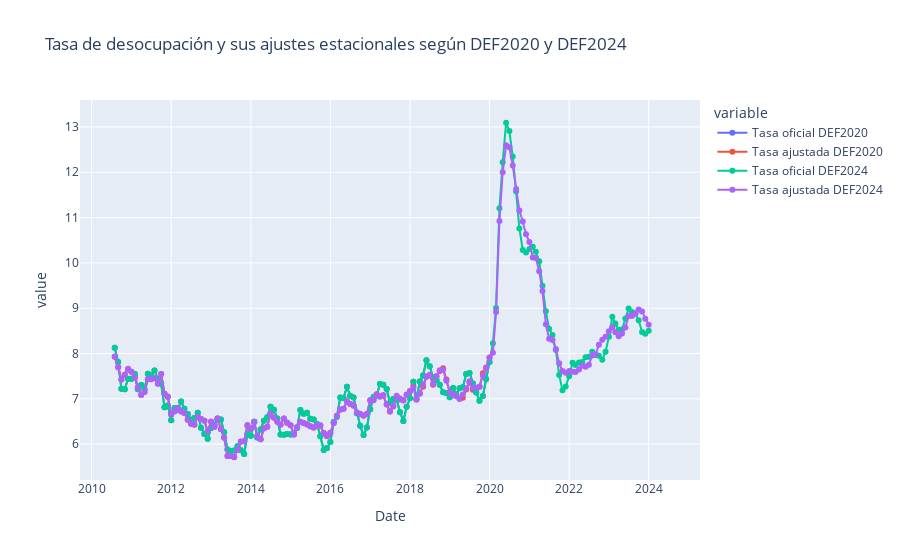

The cell this chart's notebook holds for it:
### Code cell
pdata = data.copy()
pdata.columns = pd.Index(map(str.strip, pdata.columns.get_level_values(0) + " " + pdata.columns.get_level_values(1)))
fig = px.line(pdata, y=["Tasa oficial DEF2020",  "Tasa ajustada DEF2020", "Tasa oficial DEF2024", "Tasa ajustada DEF2024"], 
              title="Tasa de desocupación y sus ajustes estacionales según DEF2020 y DEF2024",
              markers=True)
fig

### Figure 1 — Plotly figure (JSON) as saved in the notebook; plotly's stock layout.template omitted (floating-point values rounded to 4 significant figures; data arrays with more than 128 entries replaced by an {"elided": "..."} marker saying what was removed)
{"data": [{"hovertemplate": "variable=Tasa oficial DEF2020<br>Date=%{x}<br>value=%{y}<extra></extra>", "legendgroup": "Tasa oficial DEF2020", "line": {"color": "#636efa", "dash": "solid"}, "marker": {"symbol": "circle"}, "mode": "lines+markers", "name": "Tasa oficial DEF2020", "orientation": "v", "showlegend": true, "type": "scatter", "x": {"elided": "167 str values"}, "xaxis": "x", "y": {"elided": "167 float values"}, "yaxis": "y"}, {"hovertemplate": "variable=Tasa ajustada DEF2020<br>Date=%{x}<br>value=%{y}<extra></extra>", "legendgroup": "Tasa ajustada DEF2020", "line": {"color": "#EF553B", "dash": "solid"}, "marker": {"symbol": "circle"}, "mode": "lines+markers", "name": "Tasa ajustada DEF2020", "orientation": "v", "showlegend": true, "type": "scatter", "x": {"elided": "167 str values"}, "xaxis": "x", "y": {"elided": "167 float values"}, "yaxis": "y"}, {"hovertemplate": "variable=Tasa oficial DEF2024<br>Date=%{x}<br>value=%{y}<extra></extra>", "legendgroup": "Tasa oficial DEF2024", "line": {"color": "#00cc96", "dash": "solid"}, "marker": {"symbol": "circle"}, "mode": "lines+markers", "name": "Tasa oficial DEF2024", "orientation": "v", "showlegend": true, "type": "scatter", "x": {"elided": "167 str values"}, "xaxis": "x", "y": {"elided": "167 float values"}, "yaxis": "y"}, {"hovertemplate": "variable=Tasa ajustada DEF2024<br>Date=%{x}<br>value=%{y}<extra></extra>", "legendgroup": "Tasa ajustada DEF2024", "line": {"color": "#ab63fa", "dash": "solid"}, "marker": {"symbol": "circle"}, "mode": "lines+markers", "name": "Tasa ajustada DEF2024", "orientation": "v", "showlegend": true, "type": "scatter", "x": {"elided": "167 str values"}, "xaxis": "x", "y": {"elided": "167 float values"}, "yaxis": "y"}], "layout": {"legend": {"title": {"text": "variable"}, "tracegroupgap": 0}, "title": {"text": "Tasa de desocupación y sus ajustes estacionales según DEF2020 y DEF2024"}, "xaxis": {"anchor": "y", "domain": [0, 1], "title": {"text": "Date"}}, "yaxis": {"anchor": "x", "domain": [0, 1], "title": {"text": "value"}}}}
